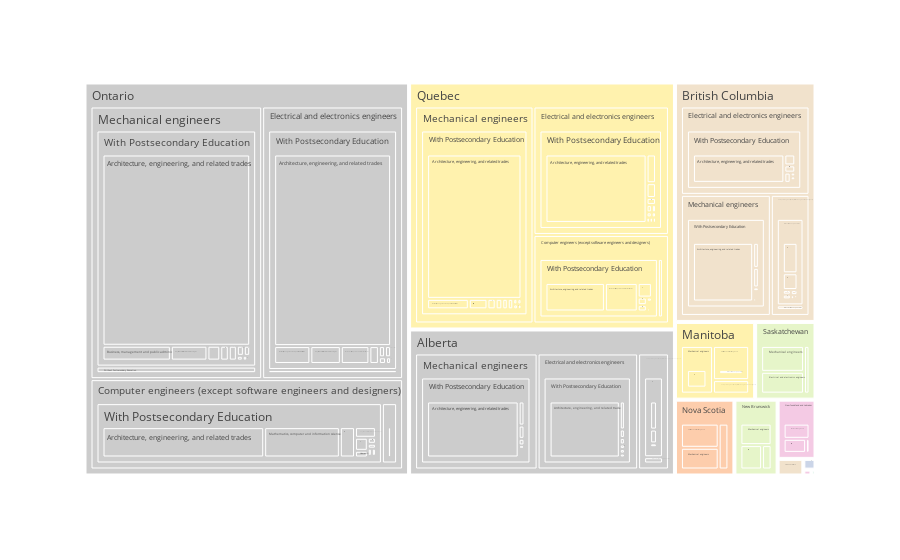

Write notebook code for a chart like this one.
### Code cell
px.treemap(
    eng_df,
    values="COUNT",
    color="GEO",
    path=["GEO", "OCCUPATION_C", "EDUCATION", "MAJOR"],
    color_discrete_sequence=px.colors.qualitative.Pastel2_r,
)

### Figure 1 — Plotly figure (JSON) as saved in the notebook; plotly's stock layout.template omitted (floating-point values rounded to 4 significant figures; data arrays with more than 128 entries replaced by an {"elided": "..."} marker saying what was removed)
{"data": [{"branchvalues": "total", "customdata": {"elided": "308x1 str values"}, "domain": {"x": [0, 1], "y": [0, 1]}, "hovertemplate": "labels=%{label}<br>COUNT=%{value}<br>parent=%{parent}<br>id=%{id}<br>GEO=%{customdata[0]}<extra></extra>", "ids": {"elided": "308 str values"}, "labels": {"elided": "308 str values"}, "marker": {"colors": {"elided": "308 str values"}}, "name": "", "parents": {"elided": "308 str values"}, "type": "treemap", "values": {"elided": "308 float values"}}], "layout": {"legend": {"tracegroupgap": 0}, "margin": {"t": 60}, "treemapcolorway": ["rgb(204,204,204)", "rgb(241,226,204)", "rgb(255,242,174)", "rgb(230,245,201)", "rgb(244,202,228)", "rgb(203,213,232)", "rgb(253,205,172)", "rgb(179,226,205)"]}}
